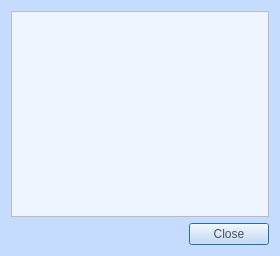
<?xml version="1.0" encoding="UTF-8"?>
<ui version="4.0">
 <class>TransactionDescDialog</class>
 <widget class="QDialog" name="TransactionDescDialog">
  <property name="geometry">
   <rect>
    <x>0</x>
    <y>0</y>
    <width>280</width>
    <height>256</height>
   </rect>
  </property>
  <property name="font">
   <font>
    <family>Open Sans,sans-serif</family>
   </font>
  </property>
  <property name="windowTitle">
   <string>Transaction details</string>
  </property>
  <property name="styleSheet">
   <string notr="true">color:#505050;
font-family:'Open Sans,sans-serif';
background-color:rgb(198, 220, 255);
background:rgb(198, 220, 255);</string>
  </property>
  <property name="sizeGripEnabled">
   <bool>false</bool>
  </property>
  <layout class="QVBoxLayout" name="verticalLayout">
   <item>
    <widget class="QTextEdit" name="detailText">
     <property name="toolTip">
      <string>This pane shows a detailed description of the transaction</string>
     </property>
     <property name="styleSheet">
      <string notr="true">background-color:rgb(238,245,255);</string>
     </property>
     <property name="lineWidth">
      <number>0</number>
     </property>
     <property name="readOnly">
      <bool>true</bool>
     </property>
    </widget>
   </item>
   <item>
    <widget class="QDialogButtonBox" name="buttonBox">
     <property name="orientation">
      <enum>Qt::Horizontal</enum>
     </property>
     <property name="standardButtons">
      <set>QDialogButtonBox::Close</set>
     </property>
    </widget>
   </item>
  </layout>
 </widget>
 <resources/>
 <connections>
  <connection>
   <sender>buttonBox</sender>
   <signal>accepted()</signal>
   <receiver>TransactionDescDialog</receiver>
   <slot>accept()</slot>
   <hints>
    <hint type="sourcelabel">
     <x>248</x>
     <y>254</y>
    </hint>
    <hint type="destinationlabel">
     <x>157</x>
     <y>274</y>
    </hint>
   </hints>
  </connection>
  <connection>
   <sender>buttonBox</sender>
   <signal>rejected()</signal>
   <receiver>TransactionDescDialog</receiver>
   <slot>reject()</slot>
   <hints>
    <hint type="sourcelabel">
     <x>316</x>
     <y>260</y>
    </hint>
    <hint type="destinationlabel">
     <x>286</x>
     <y>274</y>
    </hint>
   </hints>
  </connection>
 </connections>
</ui>
